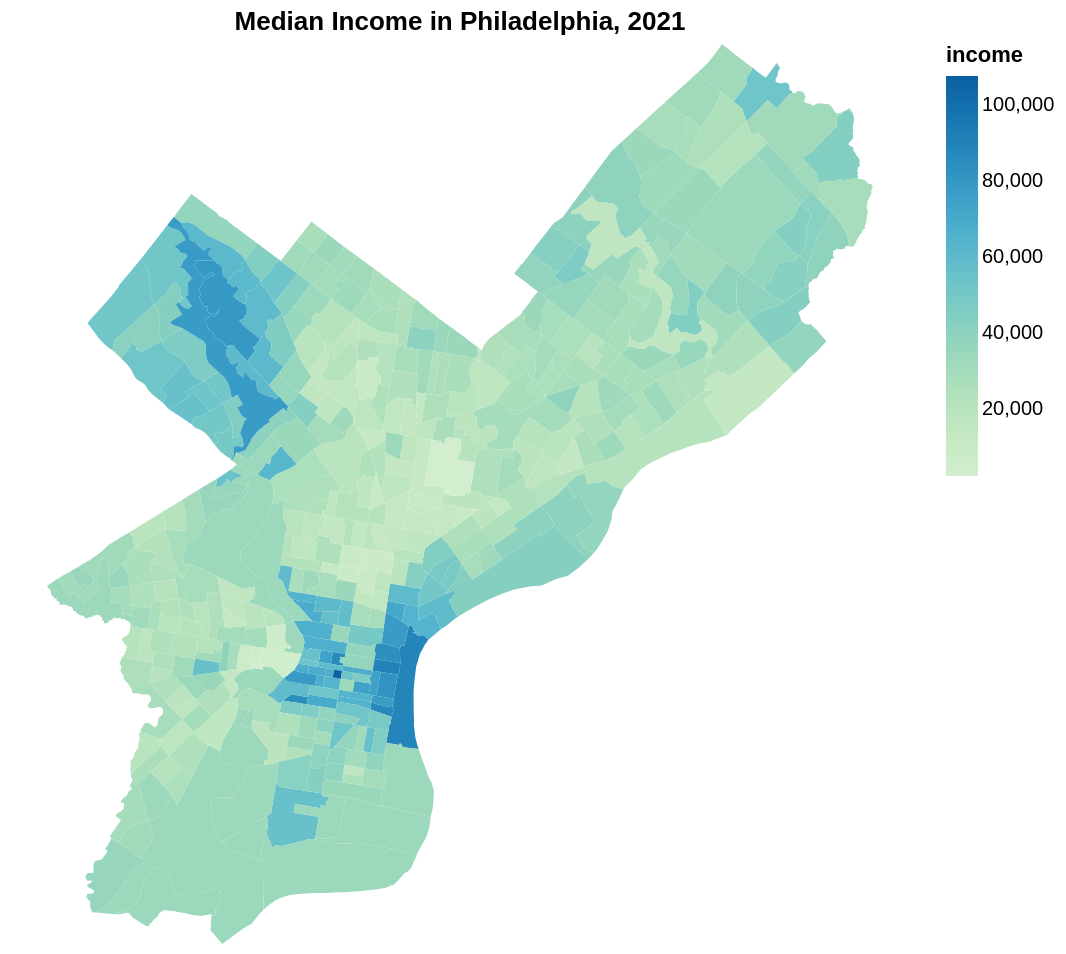

Write a Vega-Lite specification for this figure.
### Vega-Lite specification from a JSON file in a GitHub repository (floating-point values rounded to 4 significant figures; data arrays with more than 128 entries replaced by an {"elided": "..."} marker saying what was removed)
{"config": {"view": {"continuousWidth": 400, "continuousHeight": 300}}, "data": {"name": "data-db8a7da960a8ae7893828911b71e2087"}, "mark": "geoshape", "encoding": {"color": {"field": "income", "scale": {"scheme": "greenblue"}, "type": "quantitative"}, "tooltip": [{"field": "income", "type": "quantitative"}, {"field": "median age", "type": "quantitative"}, {"field": "walk", "type": "quantitative"}, {"field": "public transit", "type": "quantitative"}, {"field": "drove alone", "type": "quantitative"}, {"field": "carpooled", "type": "quantitative"}, {"field": "Worked from home", "type": "quantitative"}]}, "height": 450, "projection": {"reflectY": true, "type": "identity"}, "title": "Median Income in Philadelphia, 2021", "width": 450, "$schema": "https://vega.github.io/schema/vega-lite/v4.17.0.json", "datasets": {"data-db8a7da960a8ae7893828911b71e2087": {"elided": "408 records"}}}
